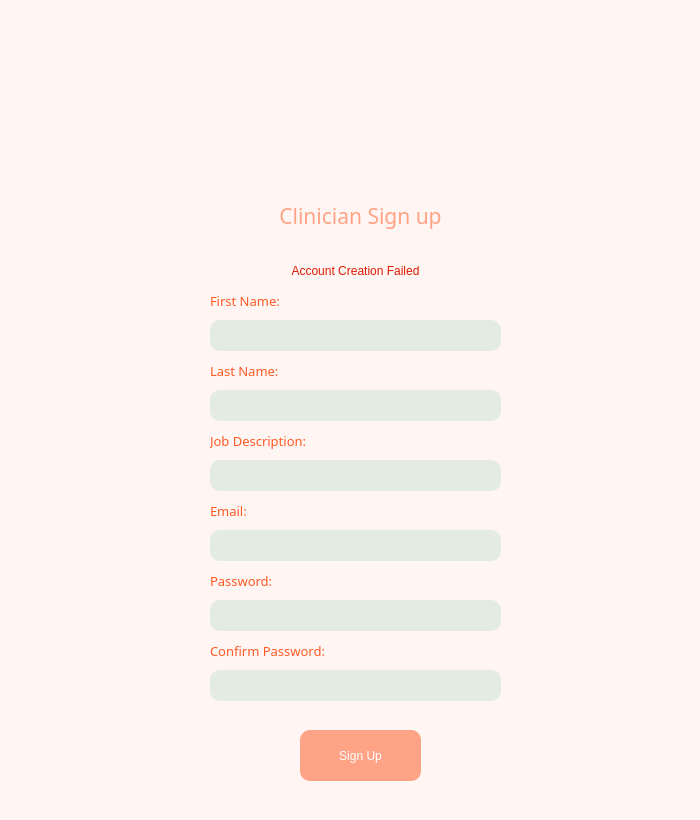
<?xml version="1.0" encoding="UTF-8"?>
<ui version="4.0">
 <class>Dialog</class>
 <widget class="QDialog" name="Dialog">
  <property name="geometry">
   <rect>
    <x>0</x>
    <y>0</y>
    <width>700</width>
    <height>820</height>
   </rect>
  </property>
  <property name="minimumSize">
   <size>
    <width>700</width>
    <height>820</height>
   </size>
  </property>
  <property name="maximumSize">
   <size>
    <width>700</width>
    <height>820</height>
   </size>
  </property>
  <property name="windowTitle">
   <string>Dialog</string>
  </property>
  <property name="styleSheet">
   <string notr="true">background-color: rgb(255, 246, 244);
font: 57 &quot;Montserrat Medium&quot;;
</string>
  </property>
  <widget class="QLabel" name="label">
   <property name="geometry">
    <rect>
     <x>260</x>
     <y>60</y>
     <width>181</width>
     <height>131</height>
    </rect>
   </property>
   <property name="text">
    <string/>
   </property>
   <property name="pixmap">
    <pixmap resource="resource.qrc">:/icons/icons/logo.png</pixmap>
   </property>
   <property name="scaledContents">
    <bool>false</bool>
   </property>
  </widget>
  <widget class="QLabel" name="label_2">
   <property name="geometry">
    <rect>
     <x>180</x>
     <y>180</y>
     <width>361</width>
     <height>71</height>
    </rect>
   </property>
   <property name="font">
    <font>
     <family>Montserrat SemiBold</family>
     <pointsize>16</pointsize>
     <weight>7</weight>
     <italic>false</italic>
     <bold>false</bold>
    </font>
   </property>
   <property name="styleSheet">
    <string notr="true">color: rgb(255, 163, 134);
font: 63 16pt &quot;Montserrat SemiBold&quot;;</string>
   </property>
   <property name="text">
    <string>Clinician Sign up</string>
   </property>
   <property name="alignment">
    <set>Qt::AlignCenter</set>
   </property>
  </widget>
  <widget class="QLabel" name="label_3">
   <property name="geometry">
    <rect>
     <x>210</x>
     <y>570</y>
     <width>121</width>
     <height>21</height>
    </rect>
   </property>
   <property name="font">
    <font>
     <family>Montserrat SemiBold</family>
     <pointsize>10</pointsize>
     <weight>10</weight>
     <italic>false</italic>
     <bold>false</bold>
    </font>
   </property>
   <property name="styleSheet">
    <string notr="true">color: rgb(255, 89, 36);
font: 81 10pt &quot;Montserrat SemiBold&quot;;</string>
   </property>
   <property name="text">
    <string>Password:</string>
   </property>
  </widget>
  <widget class="QLineEdit" name="password">
   <property name="geometry">
    <rect>
     <x>210</x>
     <y>600</y>
     <width>291</width>
     <height>31</height>
    </rect>
   </property>
   <property name="styleSheet">
    <string notr="true">background-color: rgb(228, 235, 227);
border-radius: 10px;
font: 57 7pt &quot;Montserrat Medium&quot;;
font-color: rgb(124, 201, 199);
padding-left: 11px;</string>
   </property>
  </widget>
  <widget class="QLabel" name="label_5">
   <property name="geometry">
    <rect>
     <x>210</x>
     <y>360</y>
     <width>121</width>
     <height>21</height>
    </rect>
   </property>
   <property name="font">
    <font>
     <family>Montserrat SemiBold</family>
     <pointsize>10</pointsize>
     <weight>10</weight>
     <italic>false</italic>
     <bold>false</bold>
    </font>
   </property>
   <property name="styleSheet">
    <string notr="true">color: rgb(255, 89, 36);
font: 81 10pt &quot;Montserrat SemiBold&quot;;</string>
   </property>
   <property name="text">
    <string>Last Name:</string>
   </property>
  </widget>
  <widget class="QLineEdit" name="lastname">
   <property name="geometry">
    <rect>
     <x>210</x>
     <y>390</y>
     <width>291</width>
     <height>31</height>
    </rect>
   </property>
   <property name="styleSheet">
    <string notr="true">background-color: rgb(228, 235, 227);
border-radius: 10px;
font: 57 7pt &quot;Montserrat Medium&quot;;
font-color: rgb(124, 201, 199);
padding-left: 11px;</string>
   </property>
  </widget>
  <widget class="QLineEdit" name="firstname">
   <property name="geometry">
    <rect>
     <x>210</x>
     <y>320</y>
     <width>291</width>
     <height>31</height>
    </rect>
   </property>
   <property name="styleSheet">
    <string notr="true">background-color: rgb(228, 235, 227);
border-radius: 10px;
font: 57 7pt &quot;Montserrat Medium&quot;;
font-color: rgb(124, 201, 199);
padding-left: 11px;</string>
   </property>
  </widget>
  <widget class="QLabel" name="label_6">
   <property name="geometry">
    <rect>
     <x>210</x>
     <y>290</y>
     <width>121</width>
     <height>21</height>
    </rect>
   </property>
   <property name="font">
    <font>
     <family>Montserrat SemiBold</family>
     <pointsize>10</pointsize>
     <weight>10</weight>
     <italic>false</italic>
     <bold>false</bold>
    </font>
   </property>
   <property name="styleSheet">
    <string notr="true">color: rgb(255, 89, 36);
font: 81 10pt &quot;Montserrat SemiBold&quot;;</string>
   </property>
   <property name="text">
    <string>First Name:</string>
   </property>
  </widget>
  <widget class="QLabel" name="label_7">
   <property name="geometry">
    <rect>
     <x>210</x>
     <y>500</y>
     <width>121</width>
     <height>21</height>
    </rect>
   </property>
   <property name="font">
    <font>
     <family>Montserrat SemiBold</family>
     <pointsize>10</pointsize>
     <weight>10</weight>
     <italic>false</italic>
     <bold>false</bold>
    </font>
   </property>
   <property name="styleSheet">
    <string notr="true">color: rgb(255, 89, 36);
font: 81 10pt &quot;Montserrat SemiBold&quot;;</string>
   </property>
   <property name="text">
    <string>Email:</string>
   </property>
  </widget>
  <widget class="QLineEdit" name="email">
   <property name="geometry">
    <rect>
     <x>210</x>
     <y>530</y>
     <width>291</width>
     <height>31</height>
    </rect>
   </property>
   <property name="styleSheet">
    <string notr="true">background-color: rgb(228, 235, 227);
border-radius: 10px;
font: 57 7pt &quot;Montserrat Medium&quot;;
font-color: rgb(124, 201, 199);
padding-left: 11px;</string>
   </property>
  </widget>
  <widget class="QLineEdit" name="jobdesc">
   <property name="geometry">
    <rect>
     <x>210</x>
     <y>460</y>
     <width>291</width>
     <height>31</height>
    </rect>
   </property>
   <property name="styleSheet">
    <string notr="true">background-color: rgb(228, 235, 227);
border-radius: 10px;
font: 57 7pt &quot;Montserrat Medium&quot;;
font-color: rgb(124, 201, 199);
padding-left: 11px;</string>
   </property>
  </widget>
  <widget class="QLabel" name="label_8">
   <property name="geometry">
    <rect>
     <x>210</x>
     <y>430</y>
     <width>161</width>
     <height>21</height>
    </rect>
   </property>
   <property name="font">
    <font>
     <family>Montserrat SemiBold</family>
     <pointsize>10</pointsize>
     <weight>10</weight>
     <italic>false</italic>
     <bold>false</bold>
    </font>
   </property>
   <property name="styleSheet">
    <string notr="true">color: rgb(255, 89, 36);
font: 81 10pt &quot;Montserrat SemiBold&quot;;</string>
   </property>
   <property name="text">
    <string>Job Description:</string>
   </property>
  </widget>
  <widget class="QLineEdit" name="confirmpass">
   <property name="geometry">
    <rect>
     <x>210</x>
     <y>670</y>
     <width>291</width>
     <height>31</height>
    </rect>
   </property>
   <property name="styleSheet">
    <string notr="true">background-color: rgb(228, 235, 227);
border-radius: 10px;
font: 57 7pt &quot;Montserrat Medium&quot;;
font-color: rgb(124, 201, 199);
padding-left: 11px;</string>
   </property>
  </widget>
  <widget class="QLabel" name="label_4">
   <property name="geometry">
    <rect>
     <x>210</x>
     <y>640</y>
     <width>181</width>
     <height>21</height>
    </rect>
   </property>
   <property name="font">
    <font>
     <family>Montserrat SemiBold</family>
     <pointsize>10</pointsize>
     <weight>10</weight>
     <italic>false</italic>
     <bold>false</bold>
    </font>
   </property>
   <property name="styleSheet">
    <string notr="true">color: rgb(255, 89, 36);
font: 81 10pt &quot;Montserrat SemiBold&quot;;</string>
   </property>
   <property name="text">
    <string>Confirm Password:</string>
   </property>
  </widget>
  <widget class="QLabel" name="emailinvalid">
   <property name="geometry">
    <rect>
     <x>210</x>
     <y>260</y>
     <width>291</width>
     <height>21</height>
    </rect>
   </property>
   <property name="styleSheet">
    <string notr="true">font: 57 9pt &quot;Montserrat SemiBold&quot;;
color: rgb(220, 26, 0);</string>
   </property>
   <property name="text">
    <string>Email Already In Use</string>
   </property>
   <property name="alignment">
    <set>Qt::AlignCenter</set>
   </property>
  </widget>
  <widget class="QPushButton" name="signupbutton">
   <property name="geometry">
    <rect>
     <x>300</x>
     <y>730</y>
     <width>121</width>
     <height>51</height>
    </rect>
   </property>
   <property name="styleSheet">
    <string notr="true">background-color: rgb(255, 163, 134);
color: rgb(255, 255, 255);
border-radius: 10px;
font: 57 10pt &quot;Montserrat ExtraBold&quot;;</string>
   </property>
   <property name="text">
    <string>Sign Up</string>
   </property>
  </widget>
  <widget class="QLabel" name="failed">
   <property name="geometry">
    <rect>
     <x>210</x>
     <y>260</y>
     <width>291</width>
     <height>21</height>
    </rect>
   </property>
   <property name="styleSheet">
    <string notr="true">font: 57 9pt &quot;Montserrat SemiBold&quot;;
color: rgb(220, 26, 0);</string>
   </property>
   <property name="text">
    <string>Account Creation Failed</string>
   </property>
   <property name="alignment">
    <set>Qt::AlignCenter</set>
   </property>
  </widget>
  <zorder>password</zorder>
  <zorder>label</zorder>
  <zorder>label_2</zorder>
  <zorder>label_3</zorder>
  <zorder>label_5</zorder>
  <zorder>lastname</zorder>
  <zorder>firstname</zorder>
  <zorder>label_6</zorder>
  <zorder>label_7</zorder>
  <zorder>email</zorder>
  <zorder>jobdesc</zorder>
  <zorder>label_8</zorder>
  <zorder>confirmpass</zorder>
  <zorder>label_4</zorder>
  <zorder>emailinvalid</zorder>
  <zorder>signupbutton</zorder>
  <zorder>failed</zorder>
 </widget>
 <resources>
  <include location="resource.qrc"/>
 </resources>
 <connections/>
</ui>
